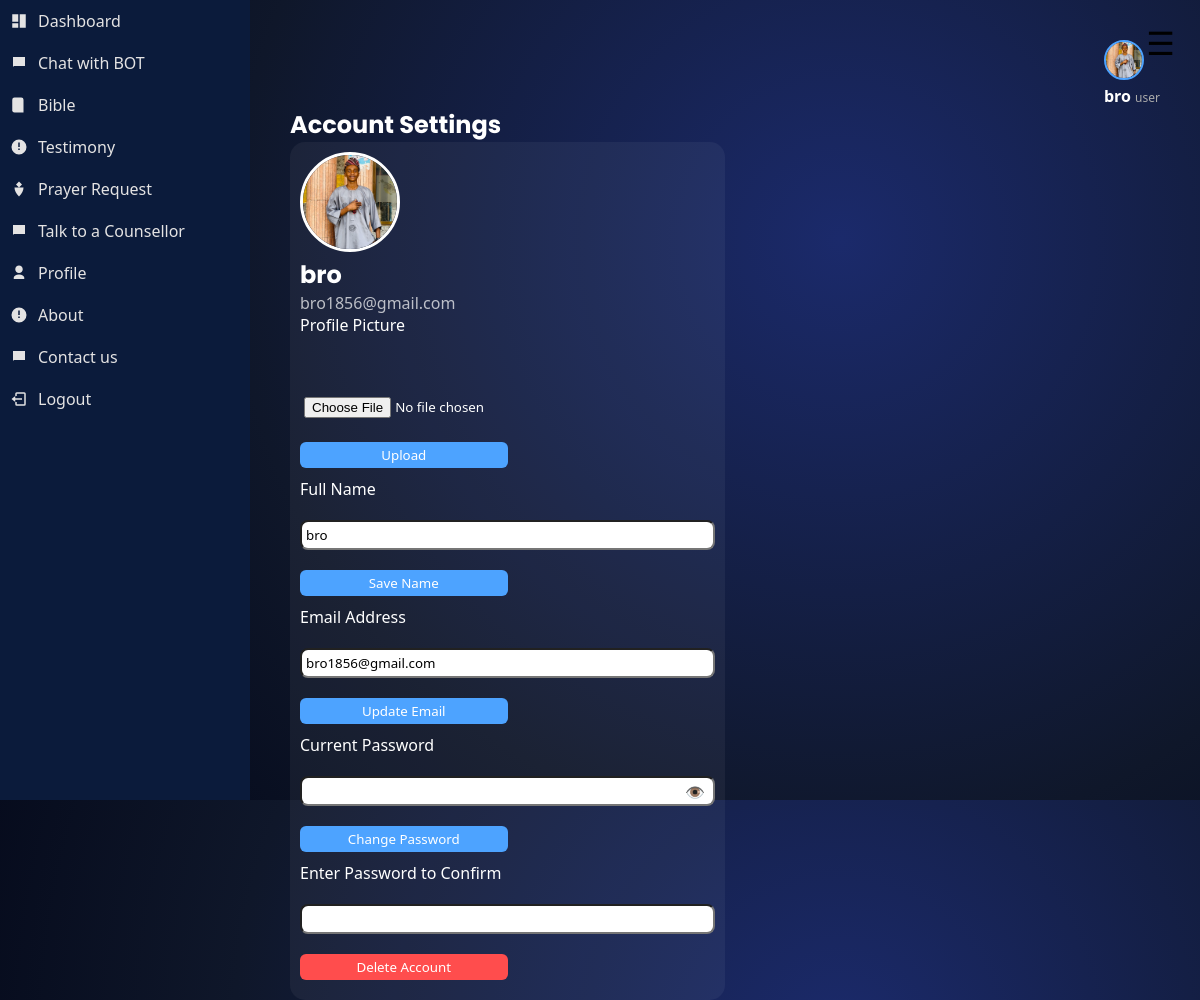
Page /account (signed in) on the committed database.
### tables this page shows
CREATE TABLE users (
            id INTEGER PRIMARY KEY AUTOINCREMENT,
            name TEXT NOT NULL,
            email TEXT UNIQUE NOT NULL,
            password TEXT NOT NULL
        , role TEXT DEFAULT 'user', profile_pic TEXT, is_verified INTEGER DEFAULT 0, status TEXT DEFAULT 'active', warning TEXT DEFAULT '', reset_token TEXT);

### app.py (the view)
@app.route("/account")
def account():
    if "user_id" not in session:
        return redirect(url_for("login"))
    conn = sqlite3.connect("database.db")
    conn.row_factory = sqlite3.Row
    cursor = conn.cursor()
    cursor.execute("SELECT * FROM users WHERE id=?", (session["user_id"],))
    user = cursor.fetchone()
    conn.close()
    return render_template("account.html", user=user)

### app.py (called while the page is built)
@app.context_processor
def inject_user():
    if "user_id" in session:
        conn = sqlite3.connect("database.db")
        conn.row_factory = sqlite3.Row
        cursor = conn.cursor()
        cursor.execute("SELECT * FROM users WHERE id=?", (session["user_id"],))
        user = cursor.fetchone()
        conn.close()
        return dict(user=user)
    return dict(user=None)

### templates/account.html (shortened to what this page needs)
{% extends "layout.html" %}
{% block content %}
<h2>Account Settings</h2>
<div class="account-container">
    <div class="profile-image-box">
                <img src="{{ url_for('static', filename='uploads/' + user['profile_pic']) }}" class="profile-pic">
            </div>
            <div class="profile-info">
                <h2>{{ user["name"] }}</h2>
                <p>{{ user["email"] }}</p>
            </div>
    <form method="POST" action="/upload_pic" enctype="multipart/form-data">
        <label>Profile Picture</label><br>
        <input type="file" name="profile_pic">
        <button type="submit">Upload</button>
    </form>
    <form method="POST" action="/update_profile">
        <label>Full Name</label>
        <input type="text" name="name" value="{{ user['name'] }}">
        <button type="submit">Save Name</button>
    </form>
    <form method="POST" action="/update_email">
        <label>Email Address</label>
        <input type="email" name="email" value="{{ user['email'] }}">
        <button type="submit">Update Email</button>
    </form>
    <form method="POST" action="/change_password">
        <label>Current Password</label>
        <div class="password-field">
        <input type="password" id="new_password" name="new_password">
        <span onclick="togglePassword('new_password')">👁️</span>
        </div>
        <button type="submit">Change Password</button>
    </form>
    <form method="POST" action="/delete_account">
    <label>Enter Password to Confirm</label>
    <input type="password" name="password" required>
    <button class="danger">Delete Account</button>
    </form>
</div>
</div>
{% endblock %}

### templates/layout.html (shortened to what this page needs)
<!DOCTYPE html>
<html lang="en">
<head>
    <link rel="stylesheet" href="{{ url_for('static', filename='css/style.css') }}">
    <link rel="stylesheet" href="{{ url_for('static', filename='css/mobile.css') }}">
</head>
<body class="light">
<div class="app">
<button id="menu-toggle-btn" onclick="toggleMenu()" class="menu-toggle-btn">☰</button>
    <aside class="sidebar" id="sidebar">
        <nav class="menu">
            {% if session.get("role") == "admin" %}
            <a href="/admin/dashboard">
                <svg><use href="#icon-dashboard"/></svg>
                Dashboard
            </a>
            <a href="/admin/chats">
                <svg><use href="#icon-chat"/></svg>
                Counselling Chats
            </a>
            <a href="/admin/prayers">
                <svg><use href="#icon-prayer"/></svg>
                Prayer Requests
            </a>
            <a href="/admin/testimonies">
                <svg><use href="#icon-testimony"/></svg>
                Testimonies
            </a>
            <a href="/admin/users">
                <svg><use href="#icon-users"/></svg>
                Manage Users
            </a>
            <a href="/admin/contacts">
                <svg><use href="#icon-chat"/></svg>
                Contact Messages
            </a>
            {% else %}
            <a href="/dashboard">
                <svg><use href="#icon-dashboard"/></svg>
                Dashboard
            </a>
            <a href="/chat">
                <svg><use href="#icon-chat"/></svg>
                Chat with BOT
            </a>
            <a href="/bible">
                <svg><use href="#icon-bible"/></svg>
                Bible
            </a>
            <a href="/testimony">
                <svg><use href="#icon-testimony"/></svg>
                Testimony
            </a>
            <a href="/prayer">
                <svg><use href="#icon-prayer"/></svg>
                Prayer Request
            </a>
            <a href="/counselor_chat">
                <svg><use href="#icon-chat"/></svg>
                Talk to a Counsellor
            </a>
            <a href="/profile">
                <svg><use href="#icon-user"/></svg>
                Profile
            </a>
            <a href="/about">
                <svg><use href="#icon-testimony" /></svg>
                About
            </a>
             <a href="/contact">
                <svg><use href="#icon-chat" /></svg>
                Contact us
            </a>
            {% endif %}
            <a href="/logout">
                <svg><use href="#icon-logout"/></svg>
                Logout
            </a>
        </nav>
    </aside>
    <main class="content" id="content">
       <header class="topbar">
<div class="topbar-right">
<div class="topbar-right">
    <div class="admin-profile">
        <div class="profile-dropdown">
            <img
            src="{{ url_for('static', filename='uploads/' + user['profile_pic']) if user is defined and user['profile_pic'] else url_for('static', filename='logo.jpg') }}"
            class="profile-img"
            >
        <div class="admin-info">
            <span class="admin-name">{{ session.get("user_name", "User") }}</span>
            <span class="admin-role">{{ session.get("role", "Member") }}</span>
        </div>
</div>
</div>
</header>
        {% block content %}{% endblock %}
</body>
</html>

### static/css/style.css (style rules this page uses)
* { margin: 0; padding: 0; box-sizing: border-box; font-family: 'Segoe UI', sans-serif; }
body, .sidebar, .content, .card, .bible-card { transition: background 0.4s ease, color 0.4s ease, width 0.35s ease, opacity 0.3s ease, transform 0.3s ease; }
body { font-family: 'Nunito', sans-serif; }
h1, h2, h3 { font-family: 'Poppins', sans-serif; }
body { min-height: 100vh; background: radial-gradient(circle at 70% 30%, #1b2a6b, #0f172a 60%, #020617 100%); color: white; overflow-x: hidden; transition: 0.3s ease; }
body::before { content: ""; position: fixed; width: 100%; height: 100%; background: url("https://www.transparenttextures.com/patterns/stardust.png"); opacity: 0.15; z-index: -1; }
.app { display: flex; height: 100vh; }
.sidebar { width: 250px; background: #0b1b3b; color: white; transition: width 0.35s ease; overflow: hidden; position: relative; }
.menu a { padding: 15px 20px; color: white; text-decoration: none; transition: opacity 0.3s ease, transform 0.3s ease, background 0.3s ease; }
.content { flex: 1; padding: 30px; transition: opacity 0.3s ease; }
body { transition: background 0.4s ease, color 0.4s ease; }
.menu { display: flex; flex-direction: column; }
.menu a { padding: 15px 20px; color: white; text-decoration: none; transition: 0.3s ease; }
.content { flex: 1; padding: 40px; position: relative; }
.topbar { display: flex; justify-content: flex-end; }
a { text-decoration: none; color: black; }
button { background-color: black; color: white; border: none; padding: 4px 16px; cursor: pointer; }
input, textarea { width: 100%; padding: 10px; border-radius: 8px; }
form { display: flex; flex-direction: column; gap: 15px; }
.topbar-right { display: flex; justify-content: flex-end; }
.admin-profile { display: flex; align-items: center; gap: 10px; }
.profile-img { width: 40px; height: 40px; border-radius: 50%; object-fit: cover; cursor: pointer; border: 2px solid #4da3ff; }
.profile-dropdown { position: relative; }
.admin-name { font-weight: bold; }
.admin-role { font-size: 12px; color: #aaa; }
.profile-image-box { position:relative; }
.profile-image-box img { width:100px; height:100px; border-radius:50%; object-fit:cover; border:3px solid #fff; }
.profile-info h2 { margin:0; }
.profile-info p { opacity:0.7; }
.menu a { display: flex; align-items: center; gap: 10px; padding: 10px; text-decoration: none; color: #e4e3e3; }
.menu svg { width: 18px; height: 18px; fill: currentColor; }

### static/css/mobile.css (style rules this page uses)
.menu-toggle-btn { position: fixed; top: 15px; right: 15px; z-index: 9999; font-size: 26px; background: transparent; color: #fff; border: none; padding: 6px 10px; border-radius: 6px; cursor: pointer; width: auto; }
@media (min-width: 769px) { .menu-toggle-btn { font-size: 32px; background: none; color: #000; } }

### templates/account.html (style rules this page uses)
.account-container { background: rgba(255,255,255,0.05); padding: 10px; border-radius: 15px; width: 50%; }
.account-container form { margin-bottom: 10px; }
.account-container input { padding: 4px; width: 100%; margin-top: 5px; }
.account-container button { margin-top: 5px; padding: 4px 8px; background: #4da3ff; color: white; width: 50%; position: center; border: none; border-radius: 6px; }
.account-container .danger { background: #ff4d4d; }
.password-field { position: relative; }
.password-field span { position: absolute; right: 10px; top: 10px; cursor: pointer; }

### rows in the picture
users: profile_pic (picture), get "bro", get "user", name "bro", email "bro1856@gmail.com"
